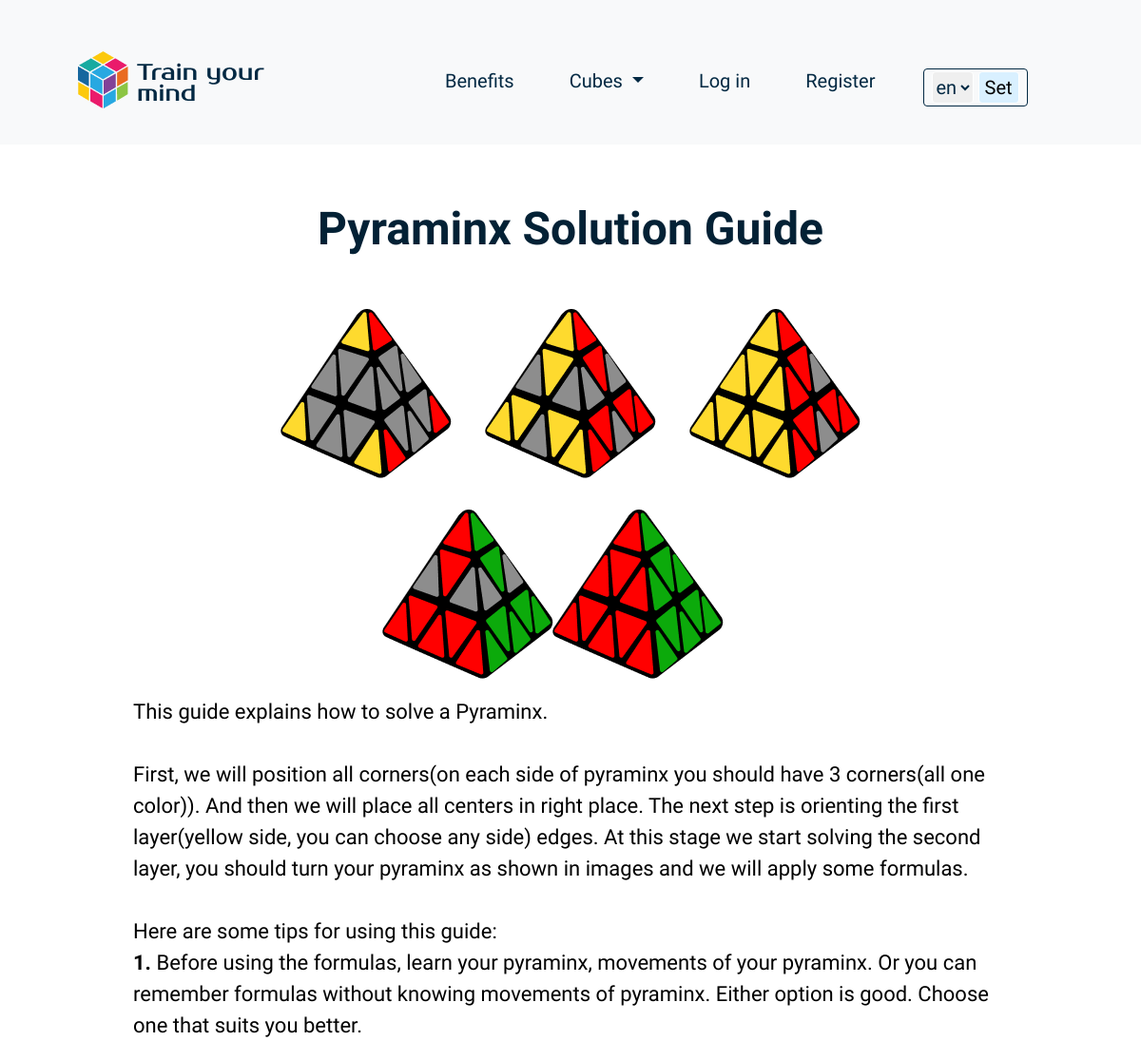
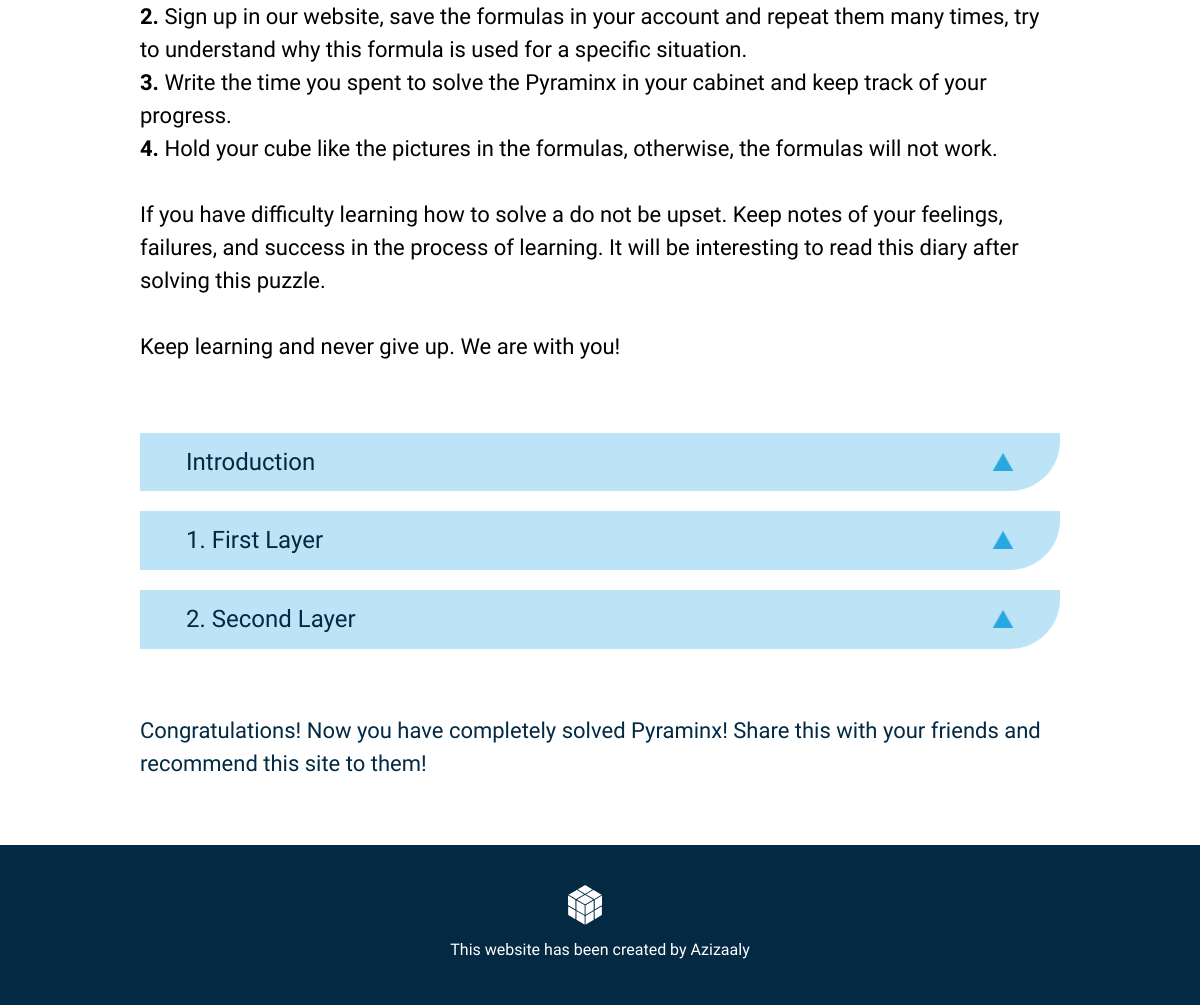
Page /cube/3/ on the committed database (2 pictures, top to bottom).
### cubic/models.py (models this page shows, shortened)
class Cubes(models.Model):
    name_en = models.CharField(max_length=100)
    text_en = models.TextField(null=True, blank=True)
    congra_text_en = models.TextField(null=True, blank=True)
    name_uz = models.CharField(max_length=100)
    text_uz = models.TextField(null=True, blank=True)
    congra_text_uz = models.TextField(null=True, blank=True)

class PyramidProcess(models.Model):
    img1 = models.ImageField(upload_to='pyramid')
    img2 = models.ImageField(upload_to='pyramid')
    img3 = models.ImageField(upload_to='pyramid')
    img4 = models.ImageField(upload_to='pyramid')
    img5 = models.ImageField(upload_to='pyramid')

class About(models.Model):
    cube = models.ForeignKey(Cubes, related_name="about", on_delete=models.CASCADE)

class Steps(models.Model):
    cube = models.ForeignKey(Cubes, related_name="steps", on_delete=models.CASCADE)
    step_name_en = models.CharField(max_length=100)
    congra_text_en = models.TextField(null=True, blank=True)
    step_name_uz = models.CharField(max_length=100)
    congra_text_uz = models.TextField(null=True, blank=True)

### cubic/views.py (the view)
# urls.py: path("cube/<int:pk>/", views.CubeDetailView.as_view(), name="cube-detail"),
class CubeDetailView(DetailView):
    model = Cubes
    template_name = "cubic/cube.html"
    context_object_name = "cube"
    def get_context_data(self, *args, **kwargs):
        context = super(CubeDetailView, self).get_context_data(*args, **kwargs)
        cube = get_object_or_404(Cubes, id=self.kwargs['pk'])
        cubes = Cubes.objects.all()
        if cube.id == 1:
            process = RubicsCubeProcess.objects.first()
        if cube.id == 3:
            process = PyramidProcess.objects.first()
        if cube.id == 4:
            context["cubes"] = cubes
            context["cube"] = cube
            return context
        else:
            context["process"] = process
            context["cubes"] = cubes
            context["cube"] = cube
            return context

### cubic/templates/cubic/cube.html (shortened to what this page needs)
{% extends "cubic/layout.html" %}
{% load i18n %}
{% load static %}
{% block body %}
    <header class="header">
        <div class="container">
            <div class="row">
                <div class="col-lg-12">
                    <div class="process">
                        <h1>
                            {% get_current_language as LANGUAGE_CODE %}
                            {% if LANGUAGE_CODE == 'uz' %}
                                {{cube.name_uz}} bo`yicha qo`llanma
                            {% else %}
                                {{cube.name_en}} Solution Guide
                            {% endif %}
                        </h1>
                    </div>
                </div>
            </div>
            {% if cube.name_en == 'Pyraminx' %}
                <div class="row d-flex">
                    <div class="d-flex m-auto">
                        <div class="col-lg-4">
                            <img src="{{ process.img1.url }}" alt="" class="process__img">
                        </div>
                        <div class="col-lg-4">
                            <img src="{{ process.img2.url }}" alt="" class="process__img">
                        </div>
                        <div class="col-lg-4">
                            <img src="{{ process.img3.url }}" alt="" class="process__img">
                        </div>
                    </div>
                </div>
                <div class="row d-flex">
                    <div class="d-flex m-auto">
                        <div class="col-lg-5">
                            <img src="{{ process.img4.url }}" alt="" class="process__img">
                        </div>
                        <div class="col-lg-5">
                            <img src="{{ process.img5.url }}" alt="" class="process__img">
                        </div>
                    </div>
                </div>
                {% endif %}
            </div>
    </header>
    <section class="explanation">
        <div class="container">
            <div class="row">
                <div class="col-lg-10 m-auto">
                    <p class="explanation__text">
                        {% if LANGUAGE_CODE == 'uz' %}
                            {{cube.text_uz | safe}}
                        {% else %}
                            {{cube.text_en|safe }}
                        {% endif %}
                    </p>
                </div>
            </div>
        </div>
    </section>
    <section class="steps">
        <div class="container">
            <div class="row">
                {% if cube.about %}
                <div class="col-lg-10 m-auto">
                    {% for about in cube.about.all %}
                    <a class="step-title" href="{% url 'cube-about' about.id %}">
                        <div class="step__box d-flex">
                            <h4 class="step__box__name">
                                {% if LANGUAGE_CODE == 'uz' %}
                                    Kubik rubik haqida
                                {% else %}
                                    Introduction
                                {% endif %}
                            </h4>
                            <img class="ml-auto" src="{% static 'cubic/img/down.png' %}" alt="vector">
                        </div>
                    </a>
                    {% endfor %}
                </div>
                {% endif %}
                {% if cube.steps %}
                {% for main_step in cube.steps.all %}
                    <div class="col-lg-10 col-10 m-auto">
                        <a class="step-title" href="{% url 'step-detail' main_step.id %}">
                            <div class="step__box d-flex">
                                <h4 class="step__box__name">
                                    {% if LANGUAGE_CODE == 'uz' %}
                                        {{main_step.step_name_uz}}
                                    {% else %}
                                        {{main_step.step_name_en}}
                                    {% endif %}
                                </h4>
                                <img class="ml-auto" src="{% static 'cubic/img/down.png' %}" alt="vector">
                            </div>
                        </a>
                    </div>
                {% endfor %}
                {% endif %}
            </div>
        </div>
    </section>
    <section class="congratulations">
        <div class="container">
            <div class="row">
                <div class="col-lg-10 m-auto">
                    <p class="congra__text">
                        {% if LANGUAGE_CODE == 'uz' %}
                            {{cube.congra_text_uz}}
                        {% else %}
                            {{cube.congra_text_en}}
                        {% endif %}
                    </p>
                </div>
            </div>
        </div>
    </section>
{% endblock %}

### cubic/static/cubic/main.css (style rules this page uses)
body { padding: 0; margin: 0; font-family: 'Quantico', sans-serif; font-size: 26px; color: #010101; }
h1, h2, h3, h4, h5, h6, p { margin: 0; padding: 0; }
* { box-sizing: border-box; }
.step__box__name { color: #032943; }
.process { margin-top: 30px; }
h1 { margin: 0 auto; text-align:center; font-weight: 700; font-size: 48px; margin-bottom: 30px; color: #032135; }
.explanation { margin-top: 10px; margin-bottom: 50px; }
.explanation__text { font-size: 22px; margin-bottom: 20px; font-family: ABeeZee; }
.step__box { background: #BCE4F6; border-radius: 0px 0px 50px 0px; padding: 15px 46px; margin-bottom: 20px; }
.step__box img { width: 22px; height: 18px; margin-top: 5px; }
.congratulations { margin: 45px 0; }
.congra__text { font-size: 22px; margin-bottom: 20px; font-family: ABeeZee; color: #032943; }

### rows in the picture
Cubes: name_en "Pyraminx", text_en "This guide explains how to solve a Pyraminx. First, we will position all corners(on each side of pyraminx you should have 3 corners(all one color)). And then we will place all centers in right place. The next step is orienting the first layer(yellow side, you can choose any side) edges. At this stage we start solving the second layer, you should turn your pyraminx as shown in images and we will apply some formulas. Here are some tips for using this guide: 1. Before using the formulas, learn your pyraminx, movements of your pyraminx. Or you can remember formulas without knowing movements of pyraminx. Either option is good. Choose one that suits you better. 2. Sign up in our website, save the…", congra_text_en "Congratulations! Now you have completely solved Pyraminx! Share this with your friends and recommend this site to them!"
PyramidProcess: img1 (picture), img2 (picture), img3 (picture), img4 (picture), img5 (picture)
Steps: step_name_en "1. First Layer"
Steps: step_name_en "2. Second Layer"
